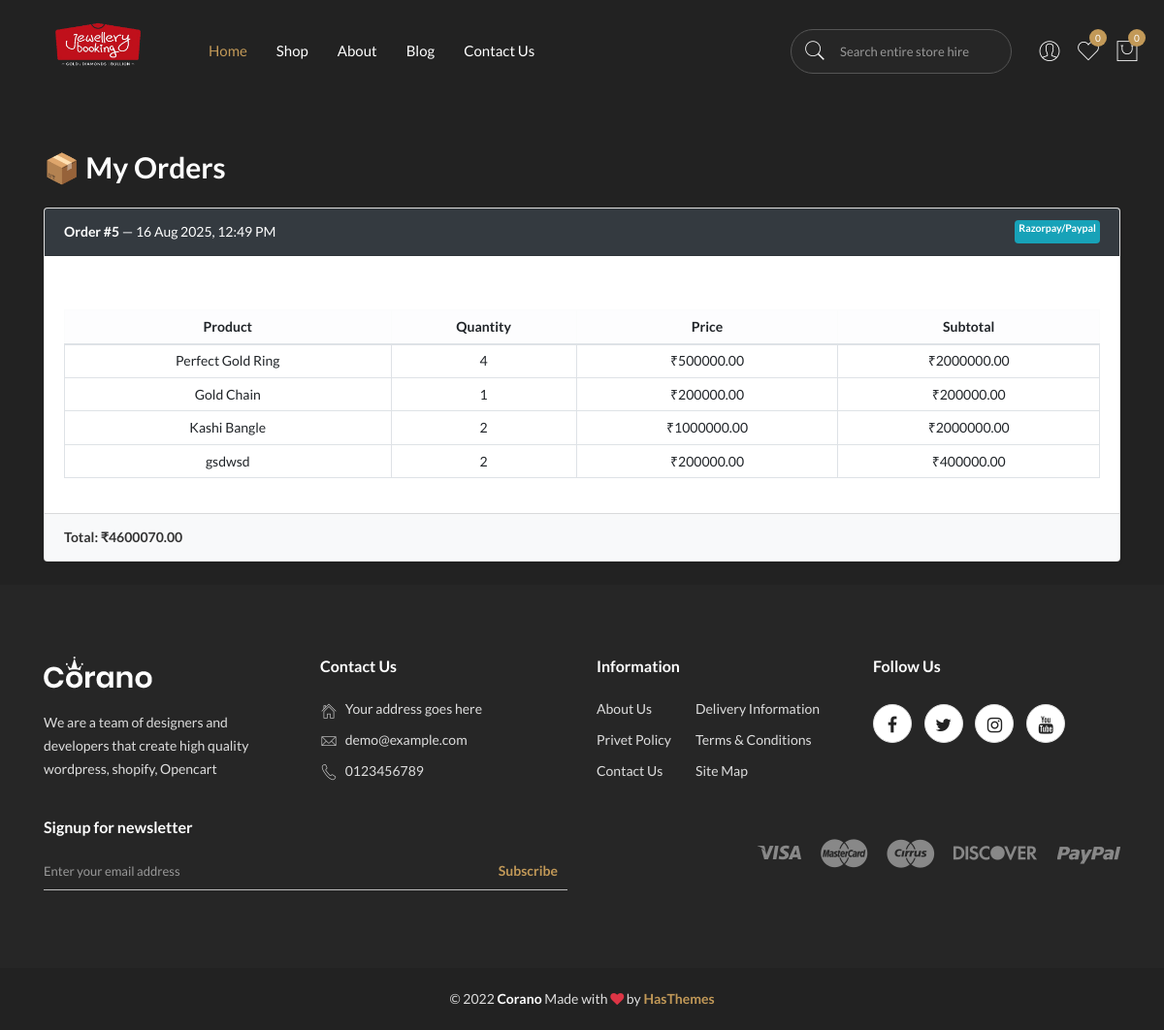
Page /user/my-orders/ (signed in) on the committed database.
### user/models.py (models this page shows, shortened)
class Order(models.Model):
    PAYMENT_METHODS = [
        ('cash', 'Cash On Delivery'),
        ('bank', 'Direct Bank Transfer'),
        ('paypal', 'Razorpay/Paypal'),
    ]
    user = models.ForeignKey(settings.AUTH_USER_MODEL, on_delete=models.CASCADE)
    first_name = models.CharField(max_length=100)
    last_name = models.CharField(max_length=100)
    email = models.EmailField()
    company_name = models.CharField(max_length=255, blank=True, null=True)
    state = models.CharField(max_length=100)
    street_address1 = models.CharField(max_length=255)
    street_address2 = models.CharField(max_length=255, blank=True, null=True)
    city = models.CharField(max_length=100)
    division = models.CharField(max_length=100, blank=True, null=True)
    postcode = models.CharField(max_length=20)
    phone = models.CharField(max_length=20, blank=True, null=True)
    order_note = models.TextField(blank=True, null=True)
    payment_method = models.CharField(max_length=20, choices=PAYMENT_METHODS)
    total_amount = models.DecimalField(max_digits=10, decimal_places=2)
    created_at = models.DateTimeField(auto_now_add=True)

class OrderItem(models.Model):
    order = models.ForeignKey(Order, on_delete=models.CASCADE, related_name="items")
    product = models.ForeignKey(Product, on_delete=models.CASCADE)
    quantity = models.PositiveIntegerField()
    price = models.DecimalField(max_digits=10, decimal_places=2)
    def subtotal(self):
        return self.quantity * self.price

### inventory/models.py (models this page shows, shortened)
class Product(models.Model):
    name = models.CharField(max_length=100)
    product_code = models.CharField(max_length=50, unique=True)
    description = models.TextField()
    price = models.DecimalField(max_digits=10, decimal_places=2)
    stock = models.PositiveIntegerField()
    subcategory = models.ForeignKey(SubCategory, on_delete=models.CASCADE, related_name='products')

### user/views.py (the view)
# urls.py: path('my-orders/', views.my_orders, name='my_orders'),
@login_required
def my_orders(request):
    orders = (
        Order.objects.filter(user=request.user)
        .prefetch_related("items__product")  # Optimized query for product info
        .order_by("-created_at")
    )
    return render(request, "user/my_orders.html", {"orders": orders})

### templates/user/my_orders.html
{% extends 'base.html' %}
{% block content %}
<div class="container mt-5">
    <h2 class="mb-4">📦 My Orders</h2>
    {% if orders %}
        {% for order in orders %}
            <div class="card mb-4 shadow-sm">
                <div class="card-header bg-dark text-white d-flex justify-content-between">
                    <div>
                        <strong>Order #{{ order.id }}</strong> — {{ order.created_at|date:"d M Y, h:i A" }}
                    </div>
                    <span class="badge bg-info">{{ order.get_payment_method_display }}</span>
                </div>
                <div class="card-body">
                    <h6 class="mb-3">Items:</h6>
                    <table class="table table-sm table-bordered align-middle text-center">
                        <thead class="table-light">
                            <tr>
                                <th>Product</th>
                                <th>Quantity</th>
                                <th>Price</th>
                                <th>Subtotal</th>
                            </tr>
                        </thead>
                        <tbody>
                            {% for item in order.items.all %}
                            <tr>
                                <td>{{ item.product.name }}</td>
                                <td>{{ item.quantity }}</td>
                                <td>₹{{ item.price|floatformat:2 }}</td>
                                <td>₹{{ item.subtotal|floatformat:2 }}</td>
                            </tr>
                            {% endfor %}
                        </tbody>
                    </table>
                </div>
                <div class="card-footer text-end bg-light" style="color: #333;">
                    <strong>Total: ₹{{ order.total_amount|floatformat:2 }}</strong>
                </div>
            </div>
        {% endfor %}
    {% else %}
        <div class="alert alert-info">You have no orders yet.</div>
    {% endif %}
</div>
{% endblock %}

### rows in the picture
Order: id "5", created_at "16 Aug 2025, 12:49 PM", payment_method "Razorpay/Paypal", total_amount "4600070.00"
OrderItem: product.name "Perfect Gold Ring", quantity "4", price "500000.00", subtotal "2000000.00"
OrderItem: product.name "Gold Chain", quantity "1", price "200000.00", subtotal "200000.00"
OrderItem: product.name "Kashi Bangle", quantity "2", price "1000000.00", subtotal "2000000.00"
OrderItem: product.name "gsdwsd", quantity "2", price "200000.00", subtotal "400000.00"

### other values in the picture
{{ wishlist_count|default:"0" }} "0"
{{ cart_count|default:"0" }} "0"
